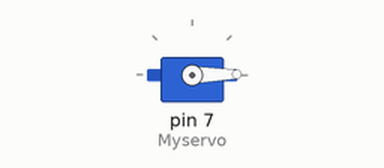
The sketch below on a simulated Arduino Uno, built with avr-gcc and run on an emulated ATmega328P. On the bench: servo.

Above: at 0.05 s.
At 3.65 s:
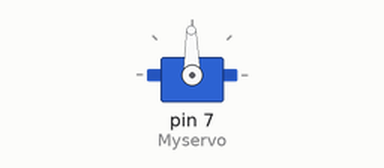
At 7.35 s:
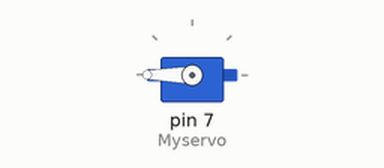
At 14.65 s:
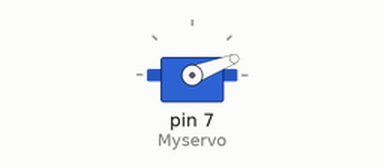
Timing chart, 0 to 24.1 s (numbered marks = the images above):
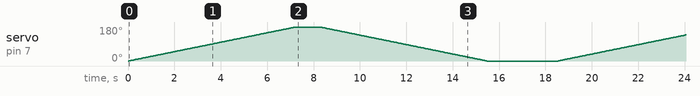

The sketch:

interfacing_servo_motor_with_arduino.ino
```cpp
// C++ code
// Author: Rohan Mridha
// EEE-23, KUET
// Include the servo library
#include <Servo.h>
// Create a servo object
Servo Myservo;
// Variable to store the servo position
int pos;

void setup()
{
  // Attach the servo on pin 7 to the servo object
  Myservo.attach(7);
}
void loop()
{
  // Sweep from 0 degrees to 180 degrees
  for (pos = 0; pos <= 180; pos++) {
    Myservo.write(pos);  // Tell servo to go to position in variable 'pos'
    delay(40);           // Wait 40ms for the servo to reach the position
  }
  delay(1000); // Wait for a second
  // Sweep from 180 degrees to 0 degrees
  for (pos = 180; pos >= 0; pos--) {
    Myservo.write(pos);  // Tell servo to go to position in variable 'pos'
    delay(40);           // Wait 40ms for the servo to reach the position
  }
  delay(3000); // Wait for three seconds
}
```
